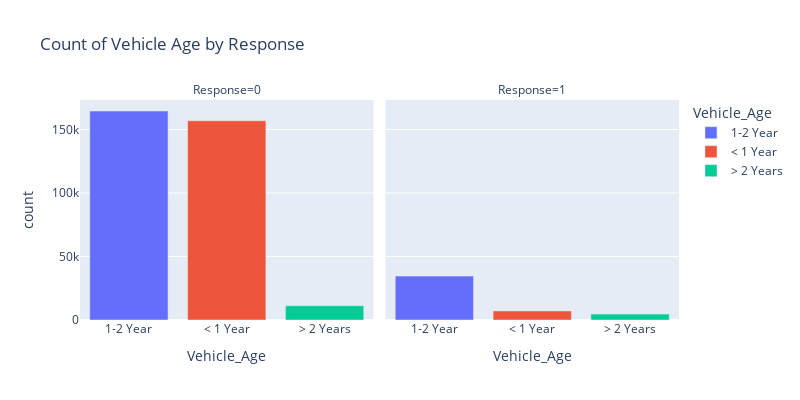

Notebook code cell kept with this figure:
### Code cell
data = train.groupby(['Vehicle_Age', 'Response'])['id'].count().reset_index()
data.rename(columns={'id': 'count'}, inplace=True)

fig = px.bar(data, x='Vehicle_Age', y='count', color='Vehicle_Age', facet_col='Response', 
             title='Count of Vehicle Age by Response', height=400, width=800)

fig.show()

### Figure 1 — Plotly figure (JSON) as saved in the notebook; plotly's stock layout.template omitted (floating-point values rounded to 4 significant figures)
{"data": [{"alignmentgroup": "True", "hovertemplate": "Vehicle_Age=%{x}<br>Response=0<br>count=%{y}<extra></extra>", "legendgroup": "1-2 Year", "marker": {"color": "#636efa", "pattern": {"shape": ""}}, "name": "1-2 Year", "offsetgroup": "1-2 Year", "orientation": "v", "showlegend": true, "textposition": "auto", "type": "bar", "x": ["1-2 Year"], "xaxis": "x", "y": [164556], "yaxis": "y"}, {"alignmentgroup": "True", "hovertemplate": "Vehicle_Age=%{x}<br>Response=1<br>count=%{y}<extra></extra>", "legendgroup": "1-2 Year", "marker": {"color": "#636efa", "pattern": {"shape": ""}}, "name": "1-2 Year", "offsetgroup": "1-2 Year", "orientation": "v", "showlegend": false, "textposition": "auto", "type": "bar", "x": ["1-2 Year"], "xaxis": "x2", "y": [34571], "yaxis": "y2"}, {"alignmentgroup": "True", "hovertemplate": "Vehicle_Age=%{x}<br>Response=0<br>count=%{y}<extra></extra>", "legendgroup": "< 1 Year", "marker": {"color": "#EF553B", "pattern": {"shape": ""}}, "name": "< 1 Year", "offsetgroup": "< 1 Year", "orientation": "v", "showlegend": true, "textposition": "auto", "type": "bar", "x": ["< 1 Year"], "xaxis": "x", "y": [156871], "yaxis": "y"}, {"alignmentgroup": "True", "hovertemplate": "Vehicle_Age=%{x}<br>Response=1<br>count=%{y}<extra></extra>", "legendgroup": "< 1 Year", "marker": {"color": "#EF553B", "pattern": {"shape": ""}}, "name": "< 1 Year", "offsetgroup": "< 1 Year", "orientation": "v", "showlegend": false, "textposition": "auto", "type": "bar", "x": ["< 1 Year"], "xaxis": "x2", "y": [7171], "yaxis": "y2"}, {"alignmentgroup": "True", "hovertemplate": "Vehicle_Age=%{x}<br>Response=0<br>count=%{y}<extra></extra>", "legendgroup": "> 2 Years", "marker": {"color": "#00cc96", "pattern": {"shape": ""}}, "name": "> 2 Years", "offsetgroup": "> 2 Years", "orientation": "v", "showlegend": true, "textposition": "auto", "type": "bar", "x": ["> 2 Years"], "xaxis": "x", "y": [11211], "yaxis": "y"}, {"alignmentgroup": "True", "hovertemplate": "Vehicle_Age=%{x}<br>Response=1<br>count=%{y}<extra></extra>", "legendgroup": "> 2 Years", "marker": {"color": "#00cc96", "pattern": {"shape": ""}}, "name": "> 2 Years", "offsetgroup": "> 2 Years", "orientation": "v", "showlegend": false, "textposition": "auto", "type": "bar", "x": ["> 2 Years"], "xaxis": "x2", "y": [4646], "yaxis": "y2"}], "layout": {"annotations": [{"font": {}, "showarrow": false, "text": "Response=0", "x": 0.245, "xanchor": "center", "xref": "paper", "y": 1, "yanchor": "bottom", "yref": "paper"}, {"font": {}, "showarrow": false, "text": "Response=1", "x": 0.755, "xanchor": "center", "xref": "paper", "y": 1, "yanchor": "bottom", "yref": "paper"}], "barmode": "relative", "height": 400, "legend": {"title": {"text": "Vehicle_Age"}, "tracegroupgap": 0}, "title": {"text": "Count of Vehicle Age by Response"}, "width": 800, "xaxis": {"anchor": "y", "categoryarray": ["1-2 Year", "< 1 Year", "> 2 Years"], "categoryorder": "array", "domain": [0, 0.49], "title": {"text": "Vehicle_Age"}}, "xaxis2": {"anchor": "y2", "categoryarray": ["1-2 Year", "< 1 Year", "> 2 Years"], "categoryorder": "array", "domain": [0.51, 1], "matches": "x", "title": {"text": "Vehicle_Age"}}, "yaxis": {"anchor": "x", "domain": [0, 1], "title": {"text": "count"}}, "yaxis2": {"anchor": "x2", "domain": [0, 1], "matches": "y", "showticklabels": false}}}
